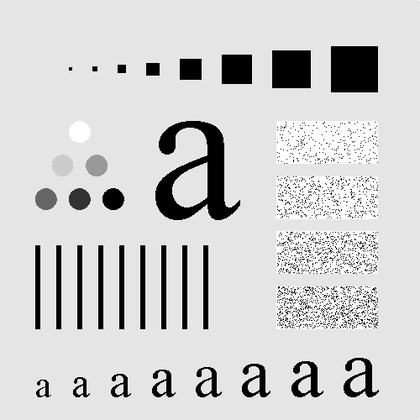
%> input picture CSE 424 Digital Image Processing - LAB/LAB6/Assingment 2/h.tif, 420 x 420 px, shrunk from 500 x 500 before the run
$ octave start.m   (GNU Octave 9; MATLAB toolbox functions it lacks are replaced by stand-ins)
%> lines starting %> are read from the running program, lines starting %| are printed output that depends on the picture; in (x1, y1, x2, y2) boxes, pixels count from 0 and x2, y2 are one past the last pixel; in counts of white or black regions, pixels touching at a corner belong together; the program's own positions count from 1
clc;
f = imread('h.tif');
%> f is the input picture: size 420x420 uint8; min 0, max 255, mean 207.2
[M, N] = size(f);
%> M = 420; N = 420

P = 2 * M;
%> P = 840
Q = 2 * N;
%> Q = 840
f_p = zeros([P, Q]);
for x = 1 : M
    for y = 1 : N
        f_p(x, y) = f(x, y);
    end
end
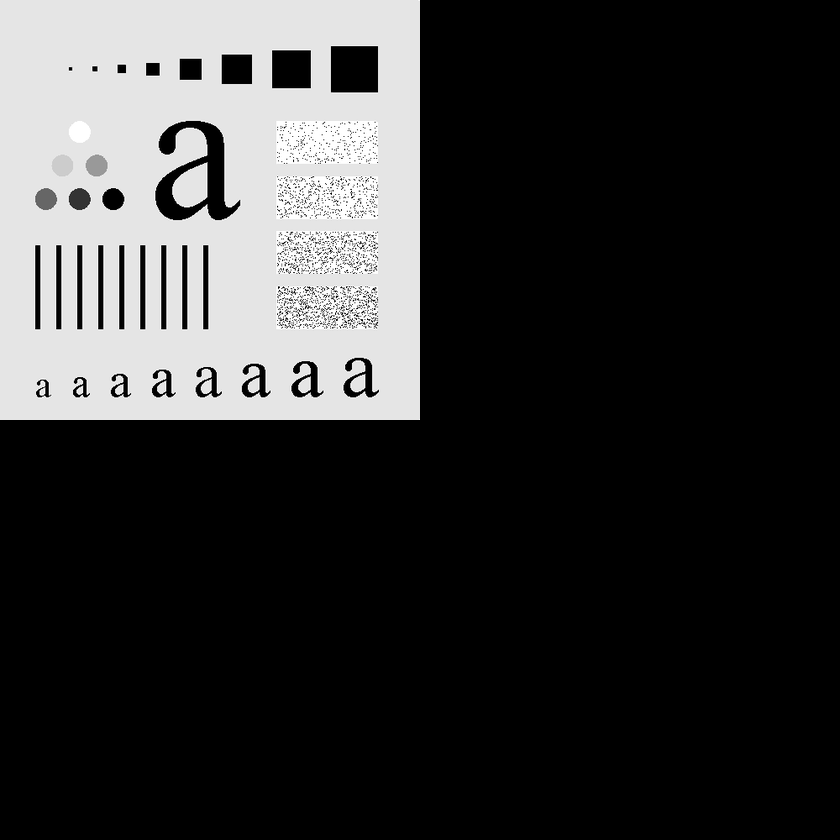
%> f_p: size 840x840 double; min 0, max 255, mean 51.8

for x = 1 : P
    for y = 1 : Q
        f_p(x, y) = (-1)^(x+y) * f_p(x, y);
    end
end
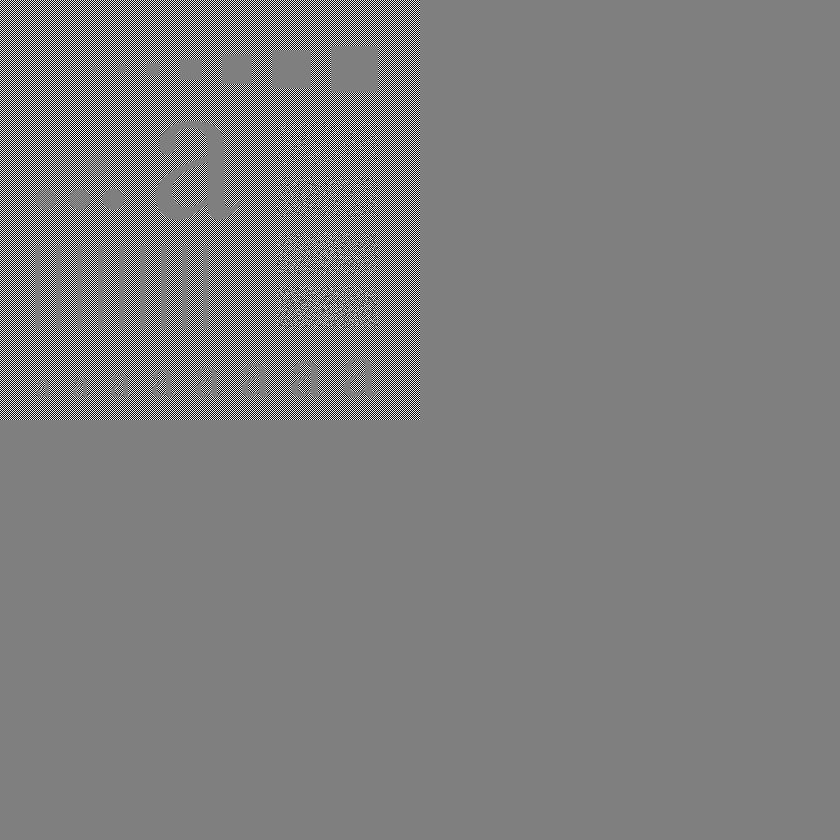
%> f_p: size 840x840 double; 11.78% of pixels changed, all inside (x1, y1, x2, y2) = (0, 0, 420, 420); drawn with min black and max white

F = fft2(f_p);

D =  @(u,v) sqrt((u-P/2)^2 +(v-Q/2)^2);
H =  zeros([P,Q]);
for u = 1:P
    for v = 1:Q
        if( D(u,v) <= 30)
            H(u,v)= 1;
        end
    end
end
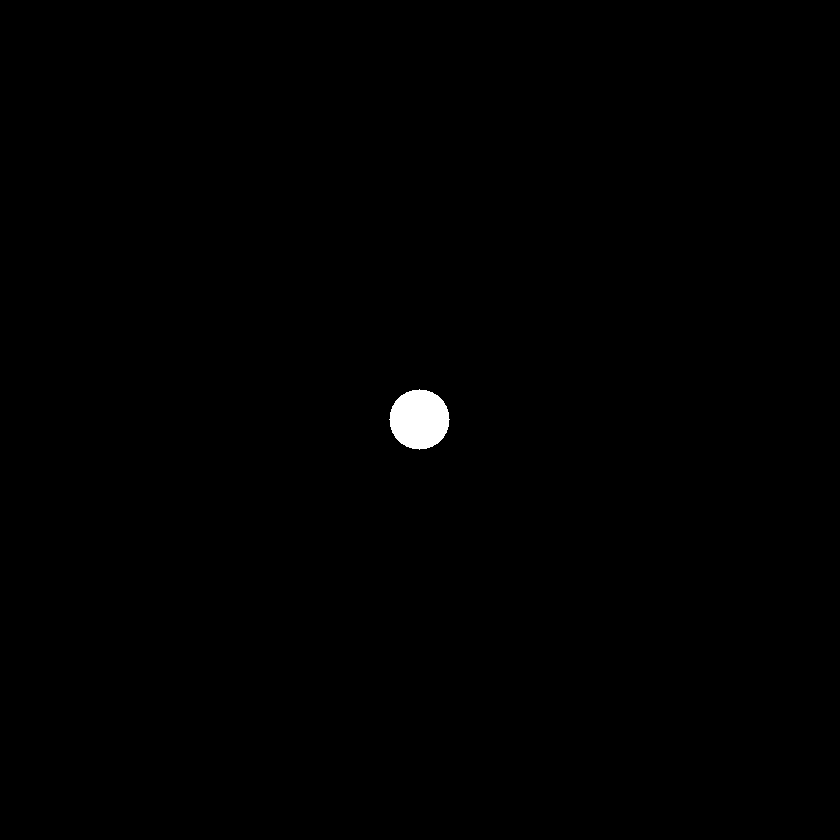
%> H: size 840x840 double; values 0 (black) and 1 (white), 0.4% white; 1 white region, box (x1, y1, x2, y2) and area: (389, 389, 450, 450) 2821

G = F .* H;
g_p = real(ifft2(G));

for x = 1:P
    for y =  1:Q
       g_p(x,y) = (-1)^(x+y) * g_p(x,y);
    end
end
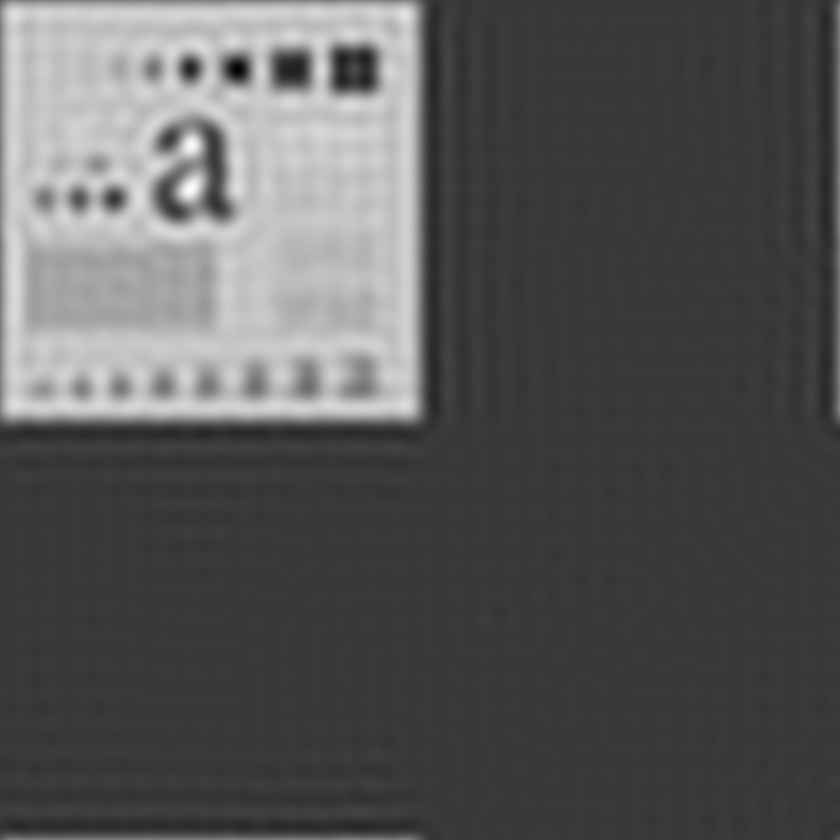
%> g_p: size 840x840 double; min -93.34, max 324.9, mean 51.8; drawn with min black and max white

g = zeros([M,N]);
for x = 1:M
    for y =  1:N
       g(x,y) = g_p(x,y);
    end
end
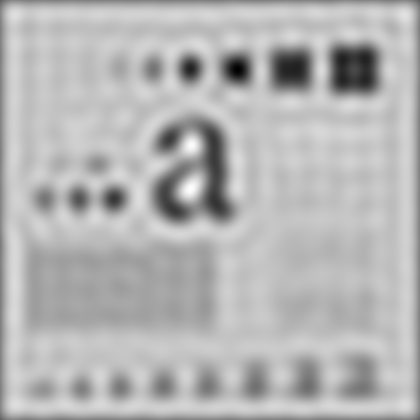
%> g: size 420x420 double; min -93.34, max 324.9, mean 204.1; drawn with min black and max white

figure; imshow(f_p, []);
figure; imshow(g, []);
